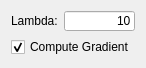
<?xml version="1.0" encoding="UTF-8"?>
<ui version="4.0">
 <class>QmitkMeanReciprocalSquareDifferenceMetricControls</class>
 <widget class="QWidget" name="QmitkMeanReciprocalSquareDifferenceMetricControls">
  <property name="geometry">
   <rect>
    <x>0</x>
    <y>0</y>
    <width>130</width>
    <height>66</height>
   </rect>
  </property>
  <property name="windowTitle">
   <string>Form</string>
  </property>
  <layout class="QVBoxLayout" name="verticalLayout">
   <item>
    <layout class="QHBoxLayout" name="horizontalLayout">
     <item>
      <widget class="QLabel" name="textLabel6_2">
       <property name="font">
        <font>
         <weight>50</weight>
         <bold>false</bold>
        </font>
       </property>
       <property name="text">
        <string>Lambda:</string>
       </property>
       <property name="wordWrap">
        <bool>false</bool>
       </property>
      </widget>
     </item>
     <item>
      <widget class="QLineEdit" name="m_LambdaMeanReciprocalSquareDifference">
       <property name="minimumSize">
        <size>
         <width>0</width>
         <height>20</height>
        </size>
       </property>
       <property name="font">
        <font>
         <weight>50</weight>
         <bold>false</bold>
        </font>
       </property>
       <property name="text">
        <string>10</string>
       </property>
       <property name="alignment">
        <set>Qt::AlignRight</set>
       </property>
      </widget>
     </item>
    </layout>
   </item>
   <item>
    <widget class="QCheckBox" name="m_ComputeGradient">
     <property name="minimumSize">
      <size>
       <width>0</width>
       <height>20</height>
      </size>
     </property>
     <property name="font">
      <font>
       <weight>50</weight>
       <bold>false</bold>
      </font>
     </property>
     <property name="text">
      <string>Compute Gradient</string>
     </property>
     <property name="checked">
      <bool>true</bool>
     </property>
    </widget>
   </item>
  </layout>
 </widget>
 <resources/>
 <connections/>
</ui>
